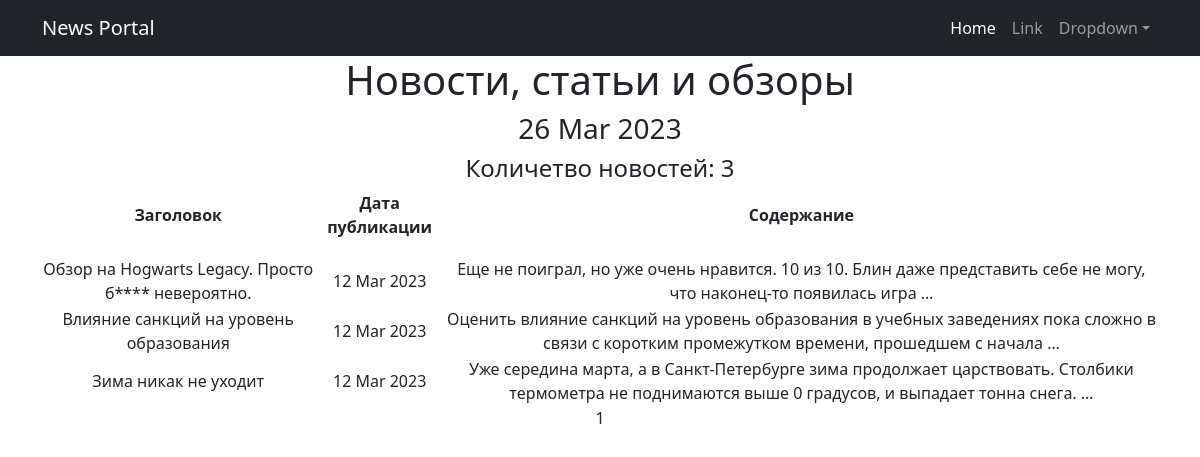
The app's page /posts/, older data.
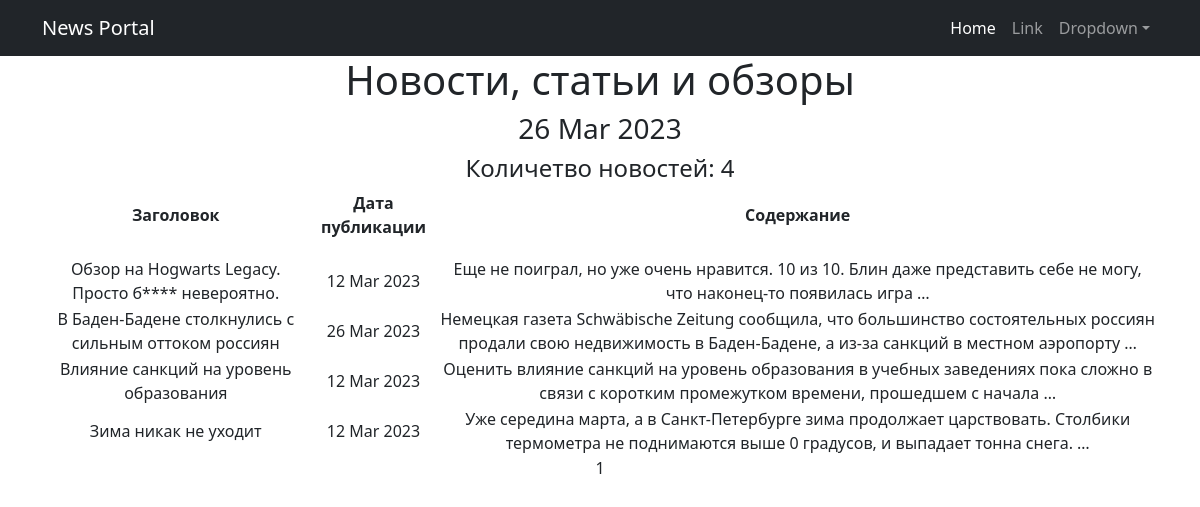
The same page, newer data.
### accounts/models.py (models this page shows, shortened)
class Post(models.Model):
    var = models.CharField(max_length = 2, choices = VARS, default = news)
    datetime_of_post = models.DateTimeField(auto_now_add = True)
    topic = models.CharField(null = True, max_length=64)
    text_of_topic = models.TextField(null = True)
    rate_of_post = models.IntegerField(default = 0)
    author = models.ForeignKey(Author, on_delete = models.CASCADE)
    category = models.ManyToManyField(Category, through = 'PostCategory')

### accounts/views.py (the view)
# urls.py: path('', PostList.as_view(), name='post_list'),
class PostList(ListView):
    model = Post
    ordering = 'text_of_topic'
    template_name = 'posts.html'
    context_object_name = 'posts'
    paginate_by = 10
    def get_queryset(self):
        queryset = super().get_queryset()
        self.filterset = PostFilter(self.request.GET, queryset)
        return self.filterset.qs
    def get_context_data(self, **kwargs):
        context = super().get_context_data(**kwargs)
        context['time_now'] = datetime.utcnow()
        context['next_t'] = None
        return context

### accounts/templatetags/custom_filters.py (called while the page is built)
@register.filter(name = 'censor')
def censor(text):
    for word in BAD_WORD:
        if word in text:
            text = text.replace(word[1:len(word)], f'{len(word) * "*"}')
            return text
        else:
            return text

### templates/posts.html (shortened to what this page needs)
{% extends 'flatpages/default.html' %}
{% load custom_filters %}
{% load custom_tags %}
{% block content %}
<h1>Новости, статьи и обзоры</h1>
<h3>{{ time_now|date:'d M Y' }}</h3>
<h4>Количетво новостей: {{ posts|length }}</h4>
{% if posts %}
    <table>
        <tr>
            <td><p><strong> Заголовок </strong></p></td>
            <td><p><strong> Дата публикации </strong></p></td>
            <td><p><strong> Содержание </strong></p></td>
        </tr>
        {% for post in posts %}
        <tr>
            <td>{{ post.topic |censor}}</td>
            <td>{{ post.datetime_of_post|date:'d M Y' }}</td>
            <td>{{ post.text_of_topic |truncatewords:20 |censor}}</td>
        </tr>
        {% endfor %}
    </table>
{% else %}
    <h1> Новостей нет! </h1>
{% endif %}
      {{ page_obj.number }}
{% endblock content %}

Row changes from the older to the newer data that the page shows:
added Post: datetime_of_post "26 Mar 2023", topic|censor "В Баден-Бадене столкнулись с сильным оттоком россиян", text_of_topic|censor "Немецкая газета Schwäbische Zeitung сообщила, что большинство состоятельных россиян продали свою недвижимость в Баден-Бадене, а из-за санкций в местном аэропорту …"
Text that changed along with them:
{{ posts|length }}: "3" → "4"
{{ time_now|date:'d M Y' }}: "26 Mar 2023" → (not shown)
